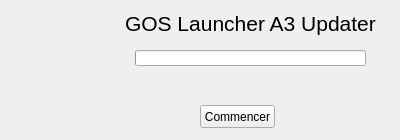
<?xml version="1.0" encoding="UTF-8"?>
<ui version="4.0">
 <class>MainWindow</class>
 <widget class="QMainWindow" name="MainWindow">
  <property name="geometry">
   <rect>
    <x>0</x>
    <y>0</y>
    <width>400</width>
    <height>140</height>
   </rect>
  </property>
  <property name="sizePolicy">
   <sizepolicy hsizetype="Fixed" vsizetype="Fixed">
    <horstretch>0</horstretch>
    <verstretch>0</verstretch>
   </sizepolicy>
  </property>
  <property name="minimumSize">
   <size>
    <width>400</width>
    <height>140</height>
   </size>
  </property>
  <property name="maximumSize">
   <size>
    <width>400</width>
    <height>140</height>
   </size>
  </property>
  <property name="baseSize">
   <size>
    <width>400</width>
    <height>140</height>
   </size>
  </property>
  <property name="windowTitle">
   <string>GOS Launcher A3 Updater</string>
  </property>
  <property name="windowIcon">
   <iconset resource="ressources.qrc">
    <normaloff>:/gfx/GOSLauncherA3.ico</normaloff>:/gfx/GOSLauncherA3.ico</iconset>
  </property>
  <widget class="QWidget" name="centralWidget">
   <widget class="QLabel" name="label">
    <property name="geometry">
     <rect>
      <x>5</x>
      <y>10</y>
      <width>116</width>
      <height>116</height>
     </rect>
    </property>
    <property name="text">
     <string/>
    </property>
    <property name="pixmap">
     <pixmap resource="ressources.qrc">:/gfx/logo-goslauncher.png</pixmap>
    </property>
    <property name="scaledContents">
     <bool>true</bool>
    </property>
   </widget>
   <widget class="QLabel" name="label_titre">
    <property name="geometry">
     <rect>
      <x>125</x>
      <y>5</y>
      <width>286</width>
      <height>36</height>
     </rect>
    </property>
    <property name="font">
     <font>
      <pointsize>16</pointsize>
     </font>
    </property>
    <property name="text">
     <string>GOS Launcher A3 Updater</string>
    </property>
   </widget>
   <widget class="QPushButton" name="pushButton_ok">
    <property name="geometry">
     <rect>
      <x>200</x>
      <y>105</y>
      <width>75</width>
      <height>23</height>
     </rect>
    </property>
    <property name="text">
     <string>Commencer</string>
    </property>
   </widget>
   <widget class="QProgressBar" name="progressBar">
    <property name="geometry">
     <rect>
      <x>135</x>
      <y>50</y>
      <width>231</width>
      <height>16</height>
     </rect>
    </property>
    <property name="value">
     <number>0</number>
    </property>
    <property name="textVisible">
     <bool>false</bool>
    </property>
   </widget>
   <widget class="QLabel" name="label_feedback">
    <property name="geometry">
     <rect>
      <x>135</x>
      <y>70</y>
      <width>226</width>
      <height>31</height>
     </rect>
    </property>
    <property name="text">
     <string/>
    </property>
   </widget>
  </widget>
 </widget>
 <resources>
  <include location="ressources.qrc"/>
 </resources>
 <connections/>
</ui>
